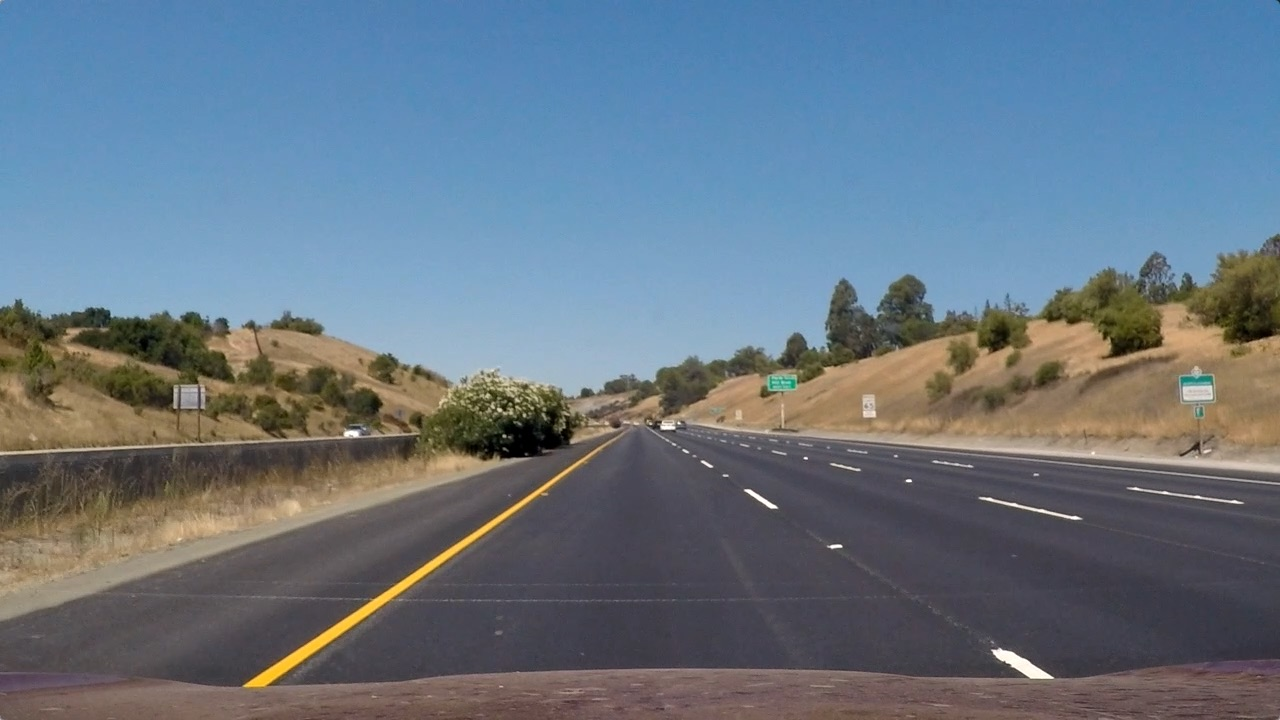
#> input picture test_images/straight_lines1.jpg, 1280 x 720 px
$ python -i LaneHawk_main2.py   (imports and definitions only)   (Python 2 division)   (older library calls are emulated)
#> lines starting #> are read from the running program, lines starting #| are printed output that depends on the picture; after the words box and inside, x2 and y2 are one past the last pixel; in counts of white or black regions, pixels touching at a corner belong together
import cv2, os, sys, copy
import numpy as np
import cPickle
from Tkinter import *
import Image, ImageTk

#import pdb; pdb.set_trace()

UNDISTORT_EXAMPLES = False
PREPROCESS_EXAMPLES = False

ym_per_pix = 100 * 30/720 # meters per pixel in y dimension
xm_per_pix = 100 * 3.7/700 # meters per pixel in x dimension

import glob
CHESSBOARD_WIDTH  = 9
CHESSBOARD_HEIGHT = 6
DEBUG = 0
IMAGE_WIDTH = 1280
IMAGE_HEIGHT = 720
# [98 lines left out: functions calibrate_camera, example_image_generator, scale_img_vals, hstack_img, undistort_example_images, not called in this run]

# applies Sobel x or y, then takes an absolute value and applies a threshold.
def abs_sobel_thresh(img, orient='x', sobel_kernel=3, thresh=(0,255)):
    # 1) Convert to grayscale
    gray = cv2.cvtColor(img, cv2.COLOR_BGR2GRAY)
    # 2) Take the derivative in x or y given orient = 'x' or 'y'
    if(orient == 'x'):
        sobel = cv2.Sobel(gray, cv2.CV_64F, 1, 0, ksize=sobel_kernel)
    else:
        sobel = cv2.Sobel(gray, cv2.CV_64F, 0, 1, ksize=sobel_kernel)
    # 3) Take the absolute value of the derivative or gradient
    abs_sobel = np.absolute(sobel)
    # 4) Scale to 8-bit (0 - 255) then convert to type = np.uint8
    scaled_sobel = np.uint8(255*abs_sobel/np.max(abs_sobel))
    # 5) Create a mask of 1's where the scaled gradient magnitude
            # is > thresh_min and < thresh_max
    binary_output = np.zeros_like(scaled_sobel)
    binary_output[(scaled_sobel >= thresh[0]) & (scaled_sobel <= thresh[1])] = 1
    # 6) Return this mask as your binary_output image
    return binary_output

def mag_thresh(img, sobel_kernel=9, mag_thresh=(0, 255)):

    # Apply the following steps to img
    # 1) Convert to grayscale
    gray = cv2.cvtColor(img, cv2.COLOR_RGB2GRAY)

    # 2) Take the gradient in x and y separately
    sobelx = cv2.Sobel(gray, cv2.CV_64F, 1, 0, ksize=sobel_kernel)
    sobely = cv2.Sobel(gray, cv2.CV_64F, 0, 1, ksize=sobel_kernel)

    # 3) Calculate the magnitude
    abs_sobelxy = np.sqrt(sobelx**2 + sobely**2)

    # 4) Scale to 8-bit (0 - 255) and convert to type = np.uint8
    scaled_sobelxy = np.uint8(255*abs_sobelxy/np.max(abs_sobelxy))

    # 5) Create a binary mask where mag thresholds are met
    thresh_min = mag_thresh[0]
    thresh_max = mag_thresh[1]
    mbinary = np.zeros_like(scaled_sobelxy)
    mbinary[(scaled_sobelxy >= thresh_min) & (scaled_sobelxy <= thresh_max)] = 1

    # 6) Return this mask as your binary_output image
    return mbinary

def dir_threshold(img, sobel_kernel=3, thresh=(0, np.pi/2)):
    # Apply the following steps to img
    # 1) Convert to grayscale
    gray = cv2.cvtColor(img, cv2.COLOR_RGB2GRAY)
    # 2) Take the gradient in x and y separately
    sobelx = cv2.Sobel(gray, cv2.CV_64F, 1, 0, ksize=sobel_kernel)
    sobely = cv2.Sobel(gray, cv2.CV_64F, 0, 1, ksize=sobel_kernel)
    # 3) Take the absolute value of the x and y gradients
    abs_sobelx = np.absolute(sobelx)
    abs_sobely = np.absolute(sobely)
    # 4) Use np.arctan2(abs_sobely, abs_sobelx) to calculate the direction of the gradient
    grad_dir = np.arctan2(abs_sobely, abs_sobelx)
    # 5) Create a binary mask where direction thresholds are met
    binary_output = np.zeros_like(grad_dir)
    binary_output[(grad_dir >= thresh[0]) & (grad_dir <= thresh[1])] = 1
    # 6) Return this mask as your binary_output image
    return binary_output

# Choose a Sobel kernel size
ksize = 7 # Choose a larger odd number to smooth gradient measurements

# Read configuration parameters

def preprocess_image(img):
    img = cv2.cvtColor(img, cv2.COLOR_BGR2RGB)
    # Run the function
    gradx = np.zeros_like(img[:, :, 0])
    grady = np.zeros_like(img[:, :, 0])
    mag_binary = np.zeros_like(img[:, :, 0])
    dir_binary = np.zeros_like(img[:, :, 0])
    hls_binary = np.zeros_like(img[:, :, 0])

    gradx = abs_sobel_thresh(img, orient='x', sobel_kernel=ksize, thresh=(GRADX_MIN, GRADX_MAX))
    grady = abs_sobel_thresh(img, orient='y', sobel_kernel=ksize, thresh=(GRADY_MIN, GRADY_MAX))
    mag_binary = mag_thresh(img, sobel_kernel=ksize, mag_thresh=(MAG_MIN, MAG_MAX))
    dir_binary = dir_threshold(img, sobel_kernel=ksize, thresh=(DIR_MIN, DIR_MAX))

    hls_binary = hls_select(img, (HLS_H_MIN, HLS_H_MAX), (HLS_S_MIN, HLS_S_MAX))

    combined = np.zeros_like(dir_binary)
    combined[(hls_binary == 1) | (((gradx == 1) & (grady == 1)) | ((mag_binary == 1) & (dir_binary == 1)))] = 1
    #combined[((gradx == 1) | (grady == 1)) | (hls_binary  == 1) | ((mag_binary == 1) | (dir_binary == 1))] = 1

    ROI_warped = prespective_transform(combined)
    image_gb = gaussian_blur(ROI_warped, GAUSS_KER)
    return image_gb

# [8 lines left out: function preprocess_example_images, not called in this run]

def region_of_interest(img, vertices):
    """
    Applies an image mask.
    Only keeps the region of the image defined by the polygon
    formed from `vertices`. The rest of the image is set to black.
    """
    #defining a blank mask to start with
    mask = np.zeros_like(img)

    #defining a 3 channel or 1 channel color to fill the mask with depending on the input image
    if len(img.shape) > 2:
        channel_count = img.shape[2]  # i.e. 3 or 4 depending on your image
        ignore_mask_color = (255,) * channel_count
    else:
        ignore_mask_color = 1

    #filling pixels inside the polygon defined by "vertices" with the fill color
    cv2.fillPoly(mask, vertices, ignore_mask_color)

    #returning the image only where mask pixels are nonzero
    masked_image = cv2.bitwise_and(img, mask)
    return masked_image

# Define a function that thresholds the S-channel of HLS
# Use exclusive lower bound (>) and inclusive upper (<=)
def hls_select(img, thresh_h=(0, 255), thresh_s=(0, 255)):
    # 1) Convert to HLS color space
    hls = cv2.cvtColor(img, cv2.COLOR_RGB2HLS)
    # 2) Apply a threshold to the S channel
    S = hls[:, :, 2]
    H = hls[:, :, 0]
    binary_output = np.zeros_like(S)
    binary_output[((S > thresh_s[0]) & (S <= thresh_s[1])) & ((H > thresh_h[0]) & (H <= thresh_h[1]))] = 1
    # 3) Return a binary image of threshold result
    return binary_output

# [15 lines left out: function hough_lines, not called in this run]

Minv = []
from LaneHawkConfig import *
x1ROI, y1ROI = int(IMAGE_WIDTH/2 * (1 - ROI['tw'])), int(IMAGE_HEIGHT * ROI['t'])
x2ROI, y2ROI = int(IMAGE_WIDTH/2 * (1 + ROI['tw'])), int(IMAGE_HEIGHT * ROI['t'])
x3ROI, y3ROI = int(IMAGE_WIDTH * ( 1 - ROI['bw'])), int(IMAGE_HEIGHT * ( 1 - ROI['b']))
x4ROI, y4ROI = int(IMAGE_WIDTH * ROI['bw']), int(IMAGE_HEIGHT * ( 1 - ROI['b']))

# [6 lines left out: function update_ROI_coords, not called in this run]

def prespective_transform(img):
    global Minv
    src = np.array([[x1ROI, y1ROI], [x2ROI, y2ROI], [x3ROI, y3ROI], [x4ROI, y4ROI]], np.int32)
    img_ROI = region_of_interest(img, [src])
    dst = np.array([[x4ROI, y1ROI], [x3ROI, y2ROI], [x3ROI, y3ROI], [x4ROI, y4ROI]], np.float32)
    src = np.float32(src)
    M = cv2.getPerspectiveTransform(src, dst)
    Minv = cv2.getPerspectiveTransform(dst, src)
    warped = cv2.warpPerspective(img_ROI, M, (IMAGE_WIDTH, IMAGE_HEIGHT), flags=cv2.INTER_LINEAR)
    return warped

# [29 lines left out: functions overlay_ROI_on_image, overlay_on_image, not called in this run]

#Edge detection
CANNY_LOW = 50
CANNY_HIGH = 150

# Noise filter
GAUSS_KER = 3

#Hough transform params
HOUGH_THRESHOLD = 10
HOUGH_MIN_LEN = 20
HOUGH_MAX_GAP = 80

#Lane detection slope threshold
SLOPE_THRESHOLD = 0.4
def canny(img, low_threshold, high_threshold):
    """Applies the Canny transform"""
    return cv2.Canny(img, low_threshold, high_threshold)

def gaussian_blur(img, kernel_size):
    """Applies a Gaussian Noise kernel"""
    return cv2.GaussianBlur(img, (kernel_size, kernel_size), 0)

# [15 lines left out: functions slope_line, weighted_img, not called in this run]


from scipy import stats
# [282 lines left out: functions draw_lines, calculate_curvature, poly_lanes, worker_func, write_to_config_file, updateImage and 1 more, not called in this run]

def close(event):
    master.withdraw() # if you want to bring it back
    sys.exit() # if you want to exit the entire thing

gen = None
img_source = "image"
source_loc = " "
waitTimeout = 0
# [11 lines left out: function init_img_source, not called in this run]

frame_count = 0
# [11 lines left out: function get_frame, not called in this run]
# main
# [32 lines not run here, left out]

>>> import cv2
>>> picture = cv2.imread('test_images/straight_lines1.jpg')
#> picture is the input picture: shape (720, 1280, 3); mean B, G, R 131.2, 117.7, 103.2
>>> result = preprocess_image(picture)
#> in preprocess_image, `gradx = abs_sobel_thresh(img, orient='x', sobel_kernel=ksize, thresh=(..`:
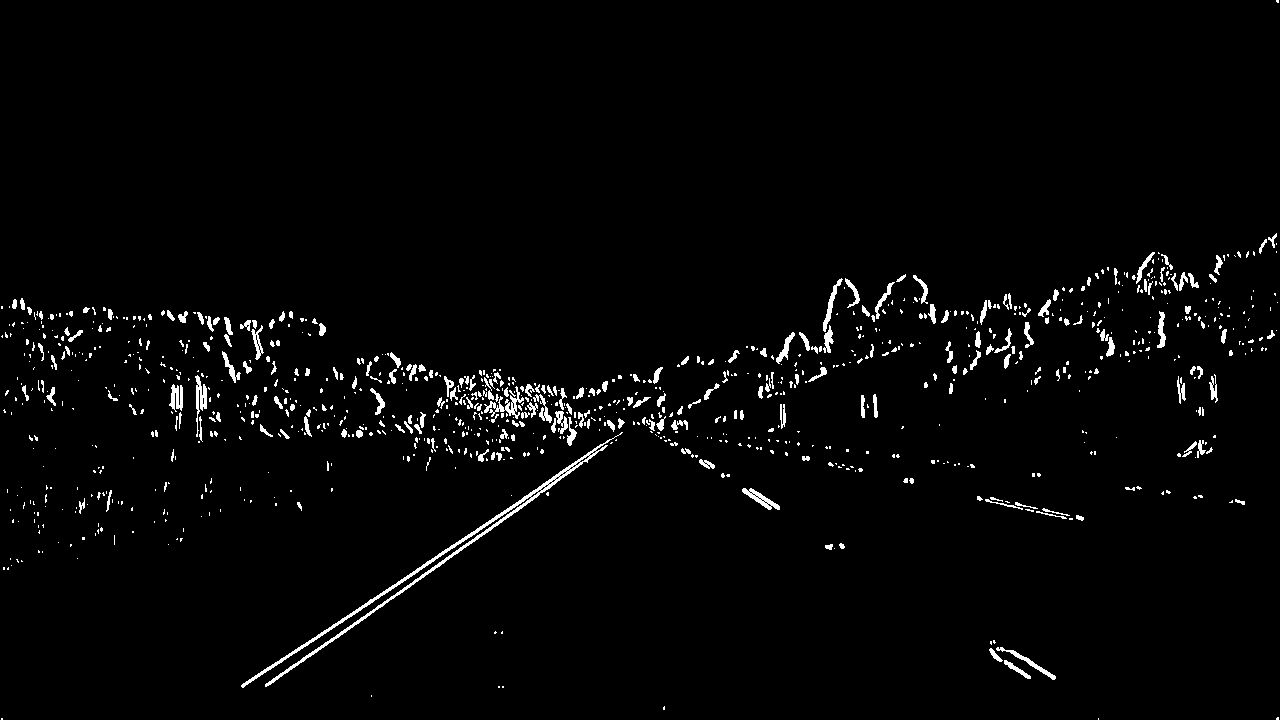
#> gradx: shape (720, 1280); values 0 (black) and 1 (white), 2.3% white; 1008 white regions (760 under 20 px), largest, box (x1, y1, x2, y2) and area: (241, 432, 623, 688) 2684, (484, 386, 524, 419) 363, (195, 375, 207, 437) 305
#> in hls_select, `S = hls[:, :, 2]`:
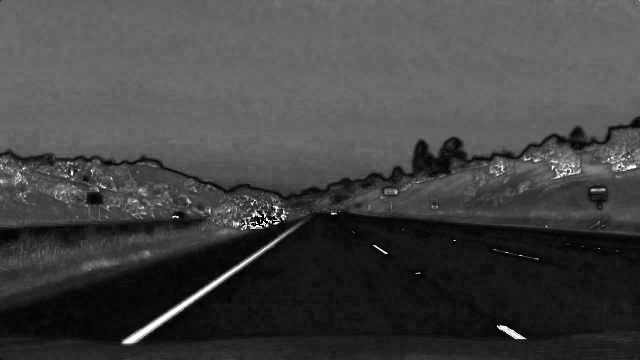
#> S: shape (720, 1280) (shown at 1/2 size); min 0, max 255, mean 67
#> in hls_select, `H = hls[:, :, 0]`:
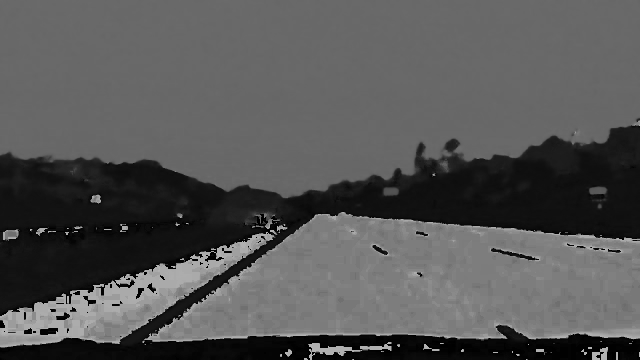
#> H: shape (720, 1280) (shown at 1/2 size); min 0, max 179, mean 85.5
#> in preprocess_image, `image_gb = gaussian_blur(ROI_warped, GAUSS_KER)`:
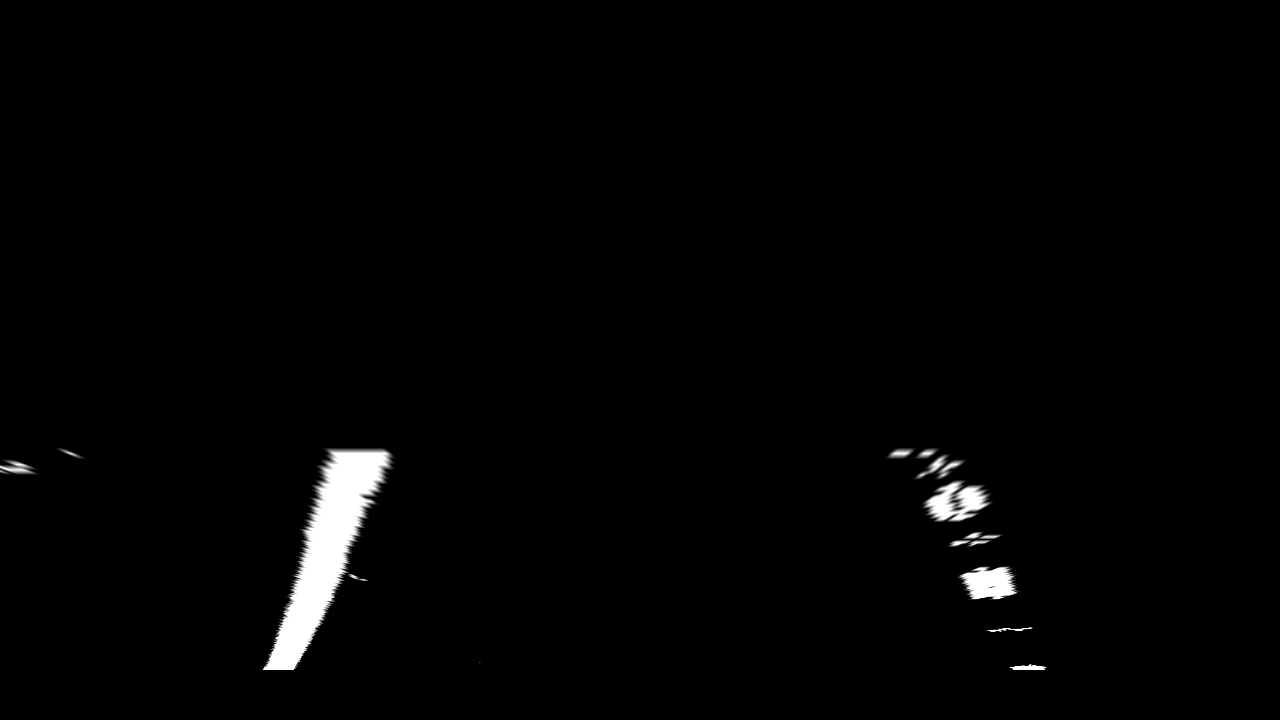
#> ROI_warped: shape (720, 1280) float64; min 0, max 1, mean 0.015

$ run again, on test_images/straight_lines2.jpg
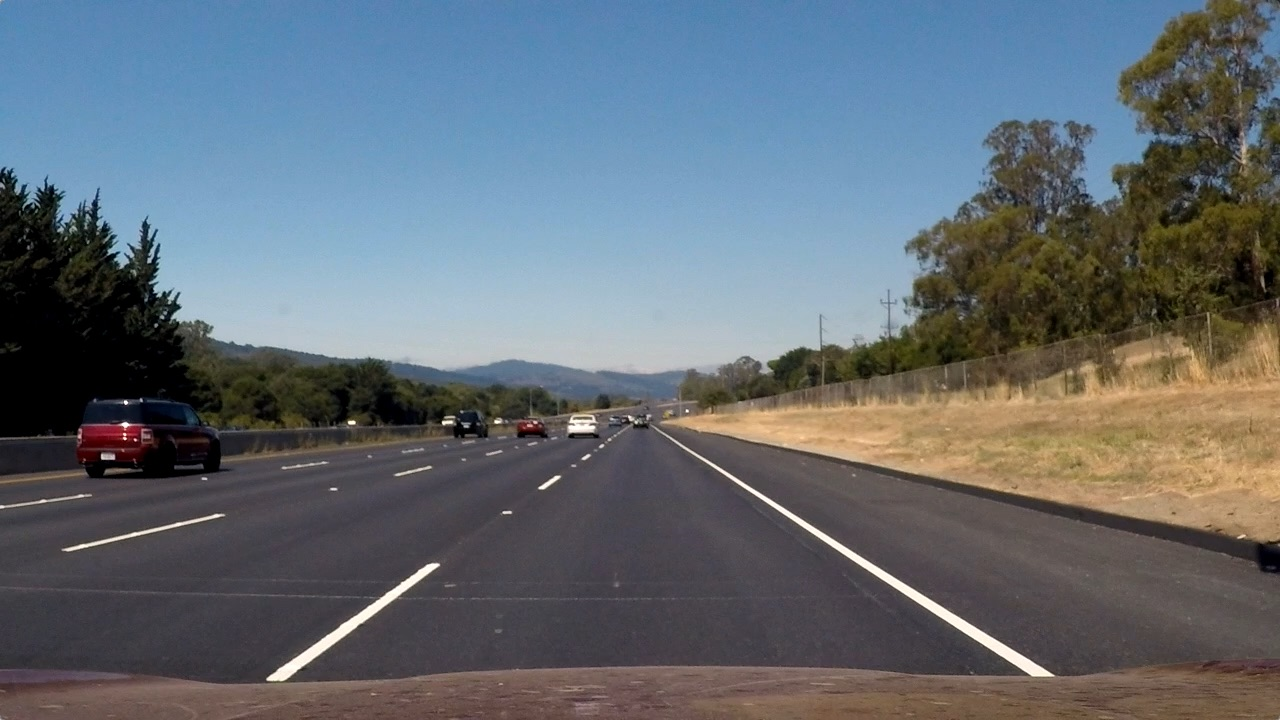
#> input picture test_images/straight_lines2.jpg, 1280 x 720 px
#> picture is the input picture: shape (720, 1280, 3); mean B, G, R 115.1, 107.7, 99.4
#> in preprocess_image, `gradx = abs_sobel_thresh(img, orient='x', sobel_kernel=ksize, thresh=(..`:
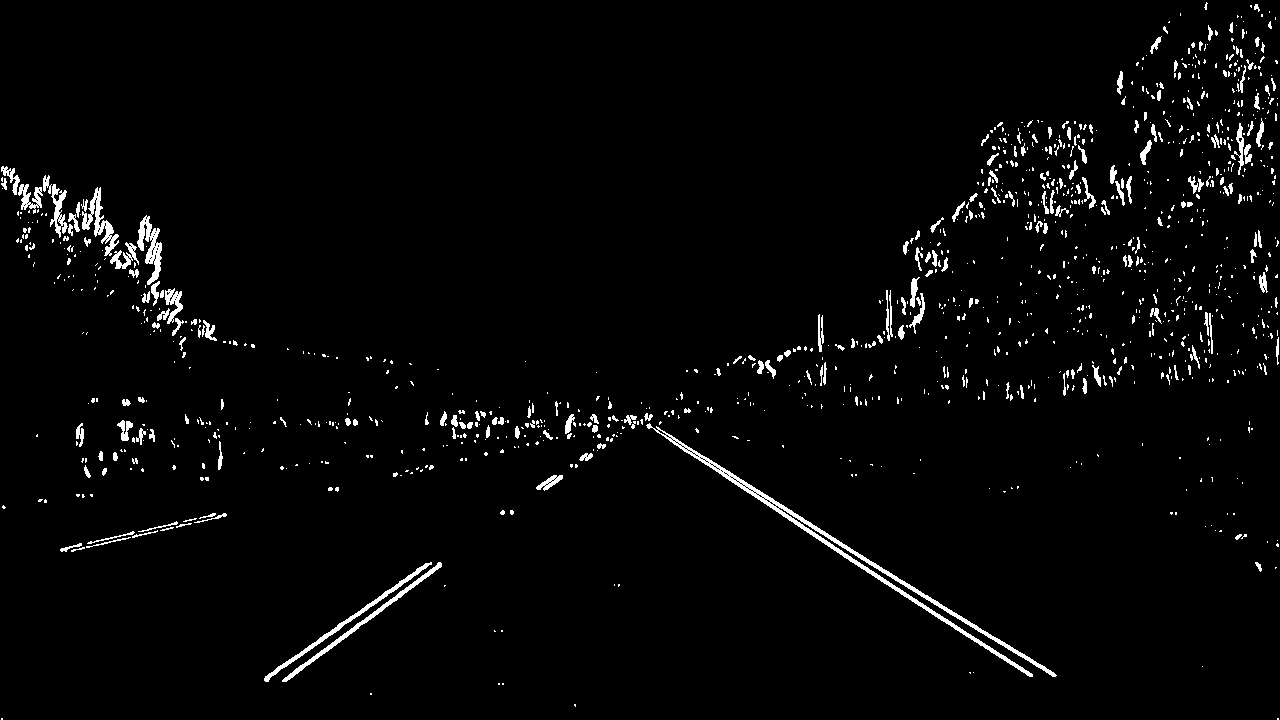
#> gradx: shape (720, 1280); values 0 (black) and 1 (white), 2.6% white; 1183 white regions (950 under 20 px), largest, box (x1, y1, x2, y2) and area: (646, 423, 1057, 677) 3440, (264, 562, 432, 682) 864, (282, 562, 442, 682) 862
#> grady: shape (720, 1280); values 0 (black) and 1 (white), 7% white; 2025 white regions (1608 under 20 px), largest, box (x1, y1, x2, y2) and area: (155, 421, 1259, 686) 13695, (205, 336, 720, 380) 2869, (659, 354, 995, 422) 1376
#> mag_binary: shape (720, 1280); values 0 (black) and 1 (white), 0.97% white in thin lines or dots, all inside (x1, y1, x2, y2) = (0, 132, 1280, 682)
#> dir_binary: shape (720, 1280) float64; values 0 (black) and 1 (white), 67.2% white; black in thin lines or dots
#> hls: shape (720, 1280, 3); mean of channels 0, 1, 2 81.7, 107, 62.5
#> hls_binary: shape (720, 1280); values 0 (black) and 1 (white), 7.9% white; 1141 white regions (992 under 20 px), largest, box (x1, y1, x2, y2) and area: (838, 149, 1280, 380) 29356, (678, 387, 1035, 473) 10928, (1063, 341, 1280, 422) 5850
#> mask: shape (720, 1280) float64; values 0 (black) and 1 (white), 17.7% white; 1 white region, box (x1, y1, x2, y2) and area: (0, 453, 1280, 670) 163064
#> img_ROI: shape (720, 1280) float64; values 0 (black) and 1 (white), 0.81% white; 14 white regions (10 under 20 px), largest, box (x1, y1, x2, y2) and area: (688, 453, 1049, 670) 4631, (275, 562, 441, 670) 2564, (537, 475, 562, 491) 196, (580, 453, 592, 461) 55
#> in preprocess_image, `image_gb = gaussian_blur(ROI_warped, GAUSS_KER)`:
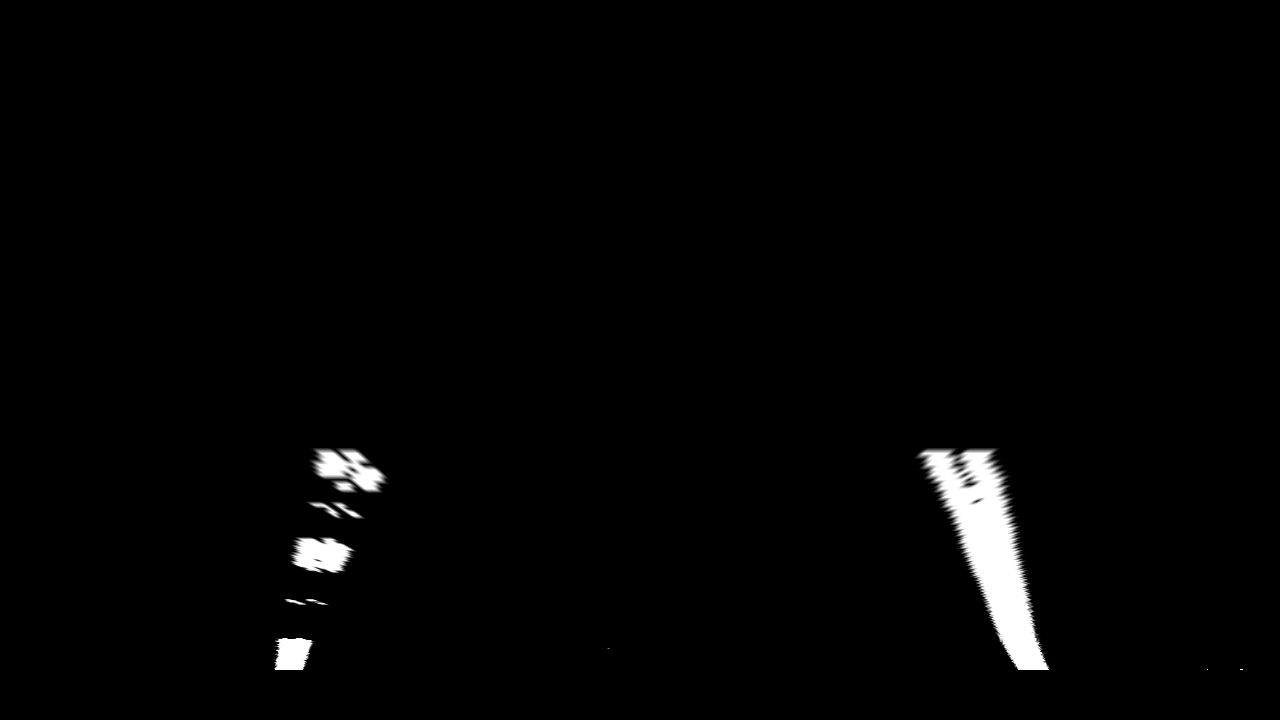
#> ROI_warped: shape (720, 1280) float64; min 0, max 1, mean 0.0165
